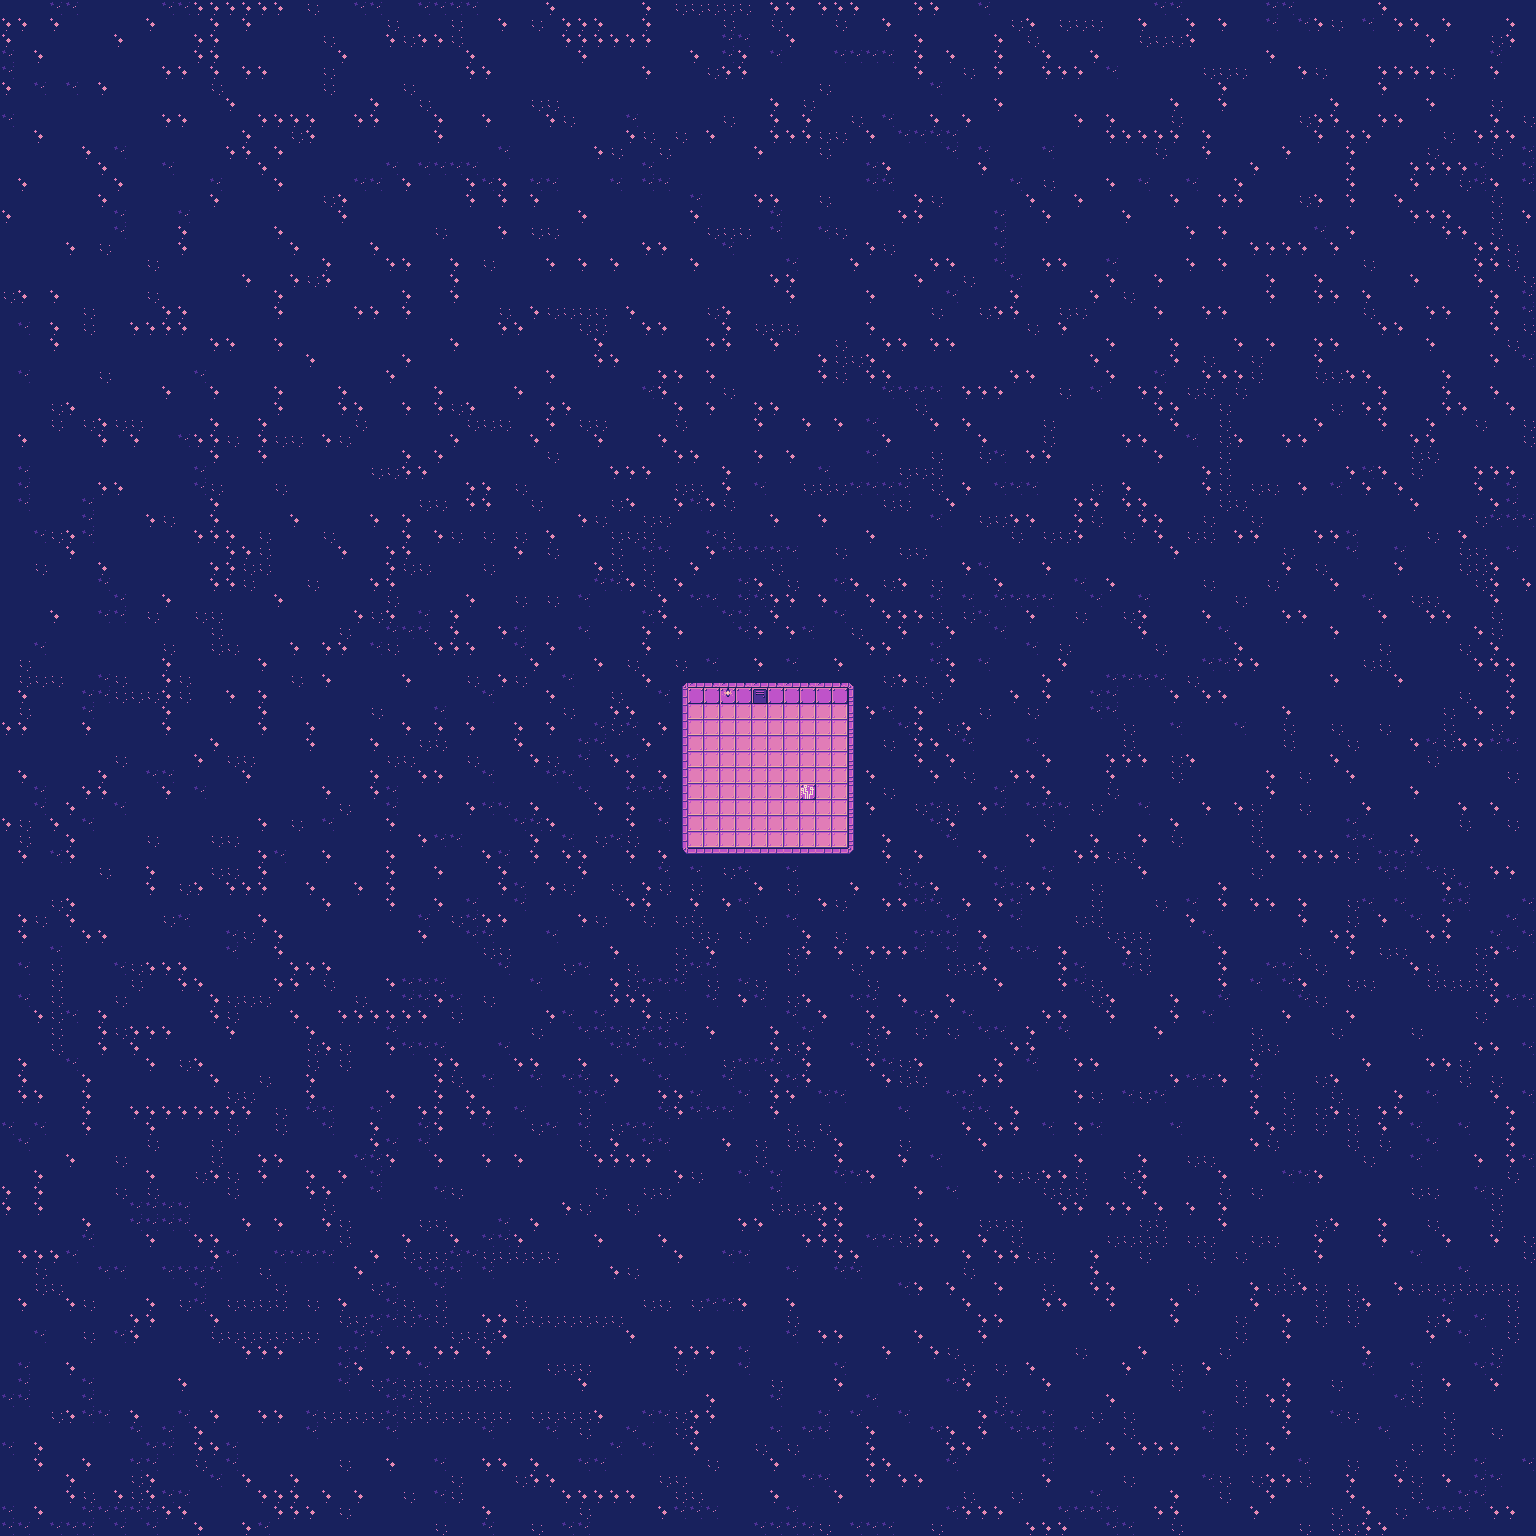

This game map was drawn from its Tiled (.tmx) file and the tilesets committed beside it. A one-line description and the trimmed map source follow:
An orthogonal 96x96 tile map with 16x16 px tiles, 4 tile layers (Background, Walls, Interior, Overhead) and 1 object.

<map version="1.9" tiledversion="1.9.2" orientation="orthogonal" renderorder="right-down" width="96" height="96" tilewidth="16" tileheight="16" infinite="0" nextlayerid="7" nextobjectid="3">
 <editorsettings>
  <export target="FirstLevel.json" format="json" />
 </editorsettings>
 <tileset firstgid="1" name="cosmic-lilac-tiles" tilewidth="16" tileheight="16" tilecount="104" columns="13">
  <image source="cosmic-lilac-tiles.png" width="208" height="128" />
  <tile id="0">
   <properties>
    <property name="collide" type="bool" value="true" />
   </properties>
  </tile>
  <tile id="1">
   <properties>
    <property name="collide" type="bool" value="true" />
   </properties>
  </tile>
  <tile id="2">
   <properties>
    <property name="collide" type="bool" value="true" />
   </properties>
  </tile>
  <tile id="3">
   <properties>
    <property name="collide" type="bool" value="true" />
   </properties>
  </tile>
  <tile id="4">
   <properties>
    <property name="collide" type="bool" value="false" />
   </properties>
  </tile>
  <tile id="5">
   <properties>
    <property name="collide" type="bool" value="false" />
   </properties>
  </tile>
  <tile id="6">
   <properties>
    <property name="collide" type="bool" value="false" />
   </properties>
  </tile>
  <tile id="7">
   <properties>
    <property name="collide" type="bool" value="false" />
   </properties>
  </tile>
  <tile id="8">
   <properties>
    <property name="collide" type="bool" value="false" />
   </properties>
  </tile>
  <tile id="9">
   <properties>
    <property name="collide" type="bool" value="false" />
   </properties>
  </tile>
  <tile id="10">
   <properties>
    <property name="collide" type="bool" value="false" />
   </properties>
  </tile>
  <tile id="11">
   <properties>
    <property name="collide" type="bool" value="true" />
    <property name="data" type="bool" value="true" />
   </properties>
  </tile>
  <tile id="12">
   <properties>
    <property name="collide" type="bool" value="false" />
   </properties>
  </tile>
  <tile id="13">
   <properties>
    <property name="collide" type="bool" value="true" />
   </properties>
  </tile>
  <tile id="14">
   <properties>
    <property name="collide" type="bool" value="true" />
   </properties>
  </tile>
  <tile id="15">
   <properties>
    <property name="collide" type="bool" value="true" />
   </properties>
  </tile>
  <tile id="16">
   <properties>
    <property name="collide" type="bool" value="true" />
   </properties>
  </tile>
  <tile id="17">
   <properties>
    <property name="collide" type="bool" value="false" />
   </properties>
  </tile>
  <tile id="18">
   <properties>
    <property name="collide" type="bool" value="false" />
   </properties>
  </tile>
  <tile id="19">
   <properties>
    <property name="collide" type="bool" value="false" />
   </properties>
  </tile>
  <tile id="20">
   <properties>
    <property name="collide" type="bool" value="false" />
   </properties>
  </tile>
  <tile id="21">
   <properties>
    <property name="collide" type="bool" value="false" />
   </properties>
  </tile>
  <tile id="22">
   <properties>
    <property name="collide" type="bool" value="false" />
   </properties>
  </tile>
  <tile id="23">
   <properties>
    <property name="collide" type="bool" value="false" />
   </properties>
  </tile>
  <tile id="24">
   <properties>
    <property name="collide" type="bool" value="false" />
   </properties>
  </tile>
  <tile id="25">
   <properties>
    <property name="collide" type="bool" value="false" />
   </properties>
  </tile>
  <tile id="26">
   <properties>
    <property name="collide" type="bool" value="true" />
   </properties>
  </tile>
  <tile id="27">
   <properties>
    <property name="collide" type="bool" value="false" />
   </properties>
  </tile>
  <tile id="28">
   <properties>
    <property name="collide" type="bool" value="false" />
   </properties>
  </tile>
  <tile id="29">
   <properties>
    <property name="collide" type="bool" value="true" />
   </properties>
  </tile>
  <tile id="30">
   <properties>
    <property name="collide" type="bool" value="false" />
   </properties>
  </tile>
  <tile id="31">
   <properties>
    <property name="collide" type="bool" value="false" />
   </properties>
  </tile>
  <tile id="32">
   <properties>
    <property name="collide" type="bool" value="false" />
   </properties>
  </tile>
  <tile id="33">
   <properties>
    <property name="collide" type="bool" value="false" />
   </properties>
  </tile>
  <tile id="34">
   <properties>
    <property name="collide" type="bool" value="false" />
   </properties>
  </tile>
  <tile id="35">
   <properties>
    <property name="collide" type="bool" value="false" />
   </properties>
  </tile>
  <tile id="36">
   <properties>
    <property name="collide" type="bool" value="false" />
   </properties>
  </tile>
  <tile id="37">
   <properties>
    <property name="collide" type="bool" value="false" />
   </properties>
  </tile>
  <tile id="38">
   <properties>
    <property name="collide" type="bool" value="false" />
   </properties>
  </tile>
  <tile id="39">
   <properties>
    <property name="collide" type="bool" value="true" />
   </properties>
  </tile>
  <tile id="40">
   <properties>
    <property name="collide" type="bool" value="true" />
   </properties>
  </tile>
  <tile id="41">
   <properties>
    <property name="collide" type="bool" value="true" />
   </properties>
  </tile>
  <tile id="42">
   <properties>
    <property name="collide" type="bool" value="true" />
   </properties>
  </tile>
  <tile id="43">
   <properties>
    <property name="collide" type="bool" value="false" />
   </properties>
  </tile>
  <tile id="44">
   <properties>
    <property name="collide" type="bool" value="false" />
   </properties>
  </tile>
  <tile id="45">
   <properties>
    <property name="collide" type="bool" value="false" />
   </properties>
  </tile>
  <tile id="46">
   <properties>
    <property name="collide" type="bool" value="false" />
   </properties>
  </tile>
  <tile id="47">
   <properties>
    <property name="collide" type="bool" value="false" />
   </properties>
  </tile>
  <tile id="48">
   <properties>
    <property name="collide" type="bool" value="false" />
   </properties>
  </tile>
  <tile id="49">
   <properties>
    <property name="collide" type="bool" value="false" />
   </properties>
  </tile>
  <tile id="50">
   <properties>
    <property name="collide" type="bool" value="false" />
   </properties>
  </tile>
  <tile id="51">
   <properties>
    <property name="collide" type="bool" value="false" />
   </properties>
  </tile>
  <tile id="52">
   <properties>
    <property name="collide" type="bool" value="true" />
    <property name="portal" value="secondLevel" />
   </properties>
  </tile>
  <tile id="53">
   <properties>
    <property name="collide" type="bool" value="false" />
   </properties>
  </tile>
  <tile id="54">
   <properties>
    <property name="collide" type="bool" value="false" />
   </properties>
  </tile>
  <tile id="55">
   <properties>
    <property name="collide" type="bool" value="false" />
   </properties>
  </tile>
  <tile id="56">
   <properties>
    <property name="collide" type="bool" value="false" />
   </properties>
  </tile>
  <tile id="57">
   <properties>
    <property name="collide" type="bool" value="false" />
   </properties>
  </tile>
  <tile id="58">
   <properties>
    <property name="collide" type="bool" value="false" />
   </properties>
  </tile>
  <tile id="59">
   <properties>
    <property name="collide" type="bool" value="false" />
   </properties>
  </tile>
  <tile id="60">
   <properties>
    <property name="collide" type="bool" value="false" />
   </properties>
  </tile>
  <tile id="61">
   <properties>
    <property name="collide" type="bool" value="false" />
   </properties>
  </tile>
  <tile id="62">
   <properties>
    <property name="collide" type="bool" value="false" />
   </properties>
  </tile>
  <tile id="63">
   <properties>
    <property name="collide" type="bool" value="false" />
   </properties>
  </tile>
  <tile id="64">
   <properties>
    <property name="collide" type="bool" value="false" />
   </properties>
  </tile>
  <tile id="65">
   <properties>
    <property name="collide" type="bool" value="true" />
    <property name="portal" value="secondLevel" />
   </properties>
  </tile>
  <tile id="66">
   <properties>
    <property name="collide" type="bool" value="false" />
   </properties>
  </tile>
  <tile id="67">
   <properties>
    <property name="collide" type="bool" value="false" />
   </properties>
  </tile>
  <tile id="68">
   <properties>
    <property name="collide" type="bool" value="false" />
   </properties>
  </tile>
  <tile id="69">
   <properties>
    <property name="collide" type="bool" value="false" />
   </properties>
  </tile>
  <tile id="70">
   <properties>
    <property name="collide" type="bool" value="false" />
   </properties>
  </tile>
  <tile id="71">
   <properties>
    <property name="collide" type="bool" value="false" />
   </properties>
  </tile>
  <tile id="72">
   <properties>
    <property name="collide" type="bool" value="false" />
   </properties>
  </tile>
  <tile id="73">
   <properties>
    <property name="collide" type="bool" value="false" />
   </properties>
  </tile>
  <tile id="74">
   <properties>
    <property name="collide" type="bool" value="false" />
   </properties>
  </tile>
  <tile id="75">
   <properties>
    <property name="collide" type="bool" value="false" />
   </properties>
  </tile>
  <tile id="76">
   <properties>
    <property name="collide" type="bool" value="false" />
   </properties>
  </tile>
  <tile id="77">
   <properties>
    <property name="collide" type="bool" value="false" />
   </properties>
  </tile>
  <tile id="78">
   <properties>
    <property name="collide" type="bool" value="false" />
   </properties>
  </tile>
  <tile id="79">
   <properties>
    <property name="collide" type="bool" value="false" />
   </properties>
  </tile>
  <tile id="80">
   <properties>
    <property name="collide" type="bool" value="false" />
   </properties>
  </tile>
  <tile id="81">
   <properties>
    <property name="collide" type="bool" value="false" />
   </properties>
  </tile>
  <tile id="82">
   <properties>
    <property name="collide" type="bool" value="false" />
   </properties>
  </tile>
  <tile id="83">
   <properties>
    <property name="collide" type="bool" value="false" />
   </properties>
  </tile>
  <tile id="84">
   <properties>
    <property name="collide" type="bool" value="false" />
   </properties>
  </tile>
  <tile id="85">
   <properties>
    <property name="collide" type="bool" value="false" />
   </properties>
  </tile>
  <tile id="86">
   <properties>
    <property name="collide" type="bool" value="false" />
   </properties>
  </tile>
  <tile id="87">
   <properties>
    <property name="collide" type="bool" value="false" />
   </properties>
  </tile>
  <tile id="88">
   <properties>
    <property name="collide" type="bool" value="false" />
   </properties>
  </tile>
  <tile id="89">
   <properties>
    <property name="collide" type="bool" value="false" />
   </properties>
  </tile>
  <tile id="90">
   <properties>
    <property name="collide" type="bool" value="false" />
   </properties>
  </tile>
  <tile id="91">
   <properties>
    <property name="collide" type="bool" value="false" />
   </properties>
  </tile>
  <tile id="92">
   <properties>
    <property name="collide" type="bool" value="false" />
   </properties>
  </tile>
  <tile id="93">
   <properties>
    <property name="collide" type="bool" value="false" />
   </properties>
  </tile>
  <tile id="94">
   <properties>
    <property name="collide" type="bool" value="false" />
   </properties>
  </tile>
  <tile id="95">
   <properties>
    <property name="collide" type="bool" value="false" />
   </properties>
  </tile>
  <tile id="96">
   <properties>
    <property name="collide" type="bool" value="false" />
   </properties>
  </tile>
  <tile id="97">
   <properties>
    <property name="collide" type="bool" value="false" />
   </properties>
  </tile>
  <tile id="98">
   <properties>
    <property name="collide" type="bool" value="false" />
   </properties>
  </tile>
  <tile id="99">
   <properties>
    <property name="collide" type="bool" value="false" />
   </properties>
  </tile>
  <tile id="100">
   <properties>
    <property name="collide" type="bool" value="false" />
   </properties>
  </tile>
  <tile id="101">
   <properties>
    <property name="collide" type="bool" value="false" />
   </properties>
  </tile>
  <tile id="102">
   <properties>
    <property name="collide" type="bool" value="false" />
   </properties>
  </tile>
  <tile id="103">
   <properties>
    <property name="collide" type="bool" value="false" />
   </properties>
  </tile>
 </tileset>
 <layer id="2" name="Background" width="96" height="96">
  <data>[9216 cells, 9167 non-empty, 5 distinct tile ids]</data>
 </layer>
 <layer id="1" name="Walls" width="96" height="96">
  <data>[9216 cells, 52 non-empty, 15 distinct tile ids]</data>
 </layer>
 <layer id="3" name="Interior" width="96" height="96">
  <data>[9216 cells, 4 non-empty, 3 distinct tile ids]</data>
 </layer>
 <layer id="6" name="Overhead" width="96" height="96">
  <data>[9216 cells, 0 non-empty, 0 distinct tile ids]</data>
 </layer>
 <objectgroup id="5" name="Script">
  <object id="1" x="786.492" y="771.166" width="41.606" height="38.1107">
   <properties>
    <property name="name" value="arriving" />
   </properties>
  </object>
 </objectgroup>
</map>
